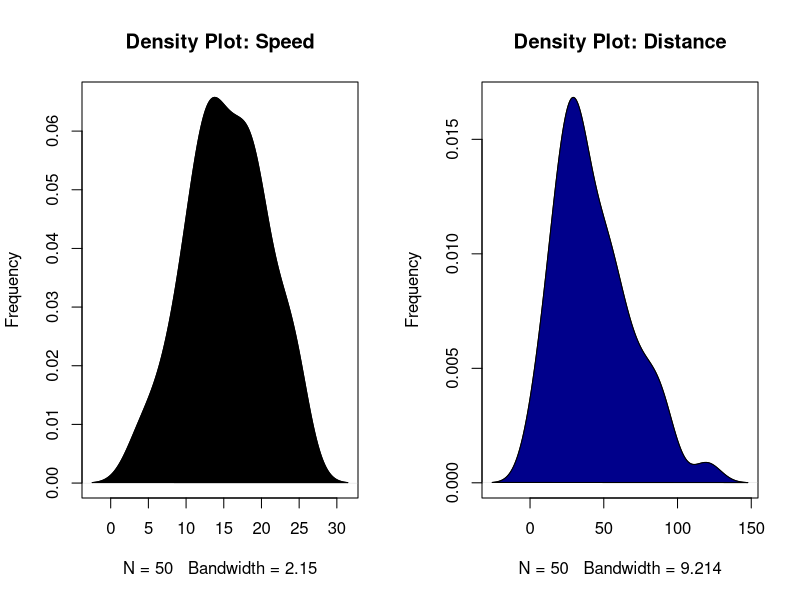
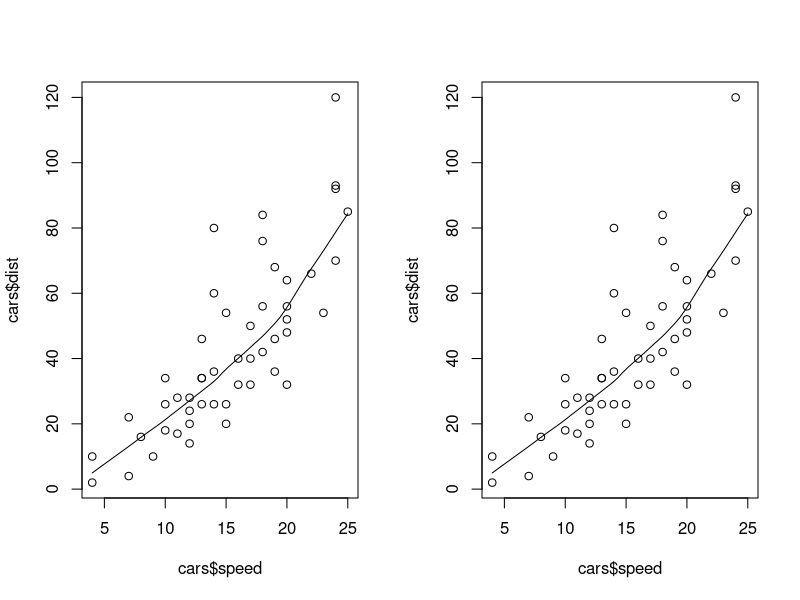
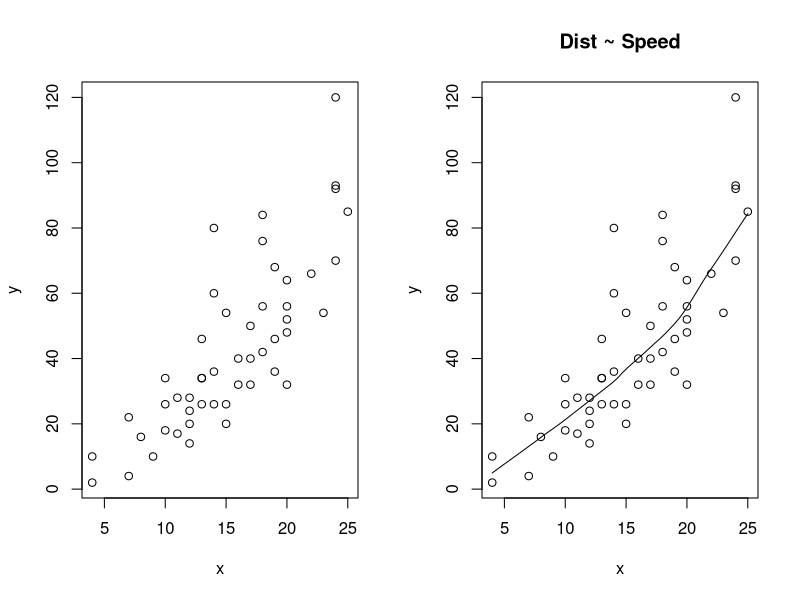
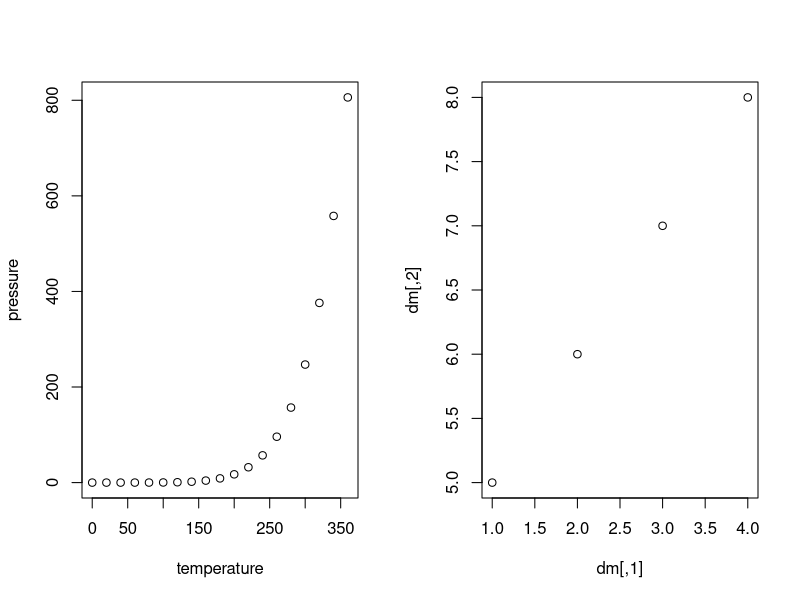

Write R code to recreate these figures, in order.
## ---- chunk 1
knitr::opts_chunk$set(echo = TRUE)
## ---- chunk 2
summary(cars)
head(cars)
#Density plot
par(mfrow=c(1, 2))
plot(density(cars$speed), main="Density Plot: Speed", ylab="Frequency")
polygon(density(cars$speed), col="black")
plot(density(cars$dist), main="Density Plot: Distance", ylab="Frequency")
polygon(density(cars$dist), col="darkblue")
#Correlation
cor(cars$speed,cars$dist, method=c("pearson","kendall","spearman"))
#scatterplot
scatter.smooth(x=cars$speed, y=cars$dist)
scatter.smooth(x=cars$speed, y=cars$dist) 
x<-cars$speed
y<-cars$dist
line(x,y)
plot(x,y)
scatter.smooth(x, y, main="Dist ~ Speed")
#linear model
Model1 <- lm(formula = y~x, data = cars)
summary(Model1)
## ---- chunk 3
plot(pressure)
## ---- chunk 4
dm<-matrix(c(1,2,3,4,5,6,7,8), nrow = 4, ncol = 2)
plot(dm)
head(dm)
install.packages("tidyverse")
library(tidyverse)
print(dm)
head(dm)
